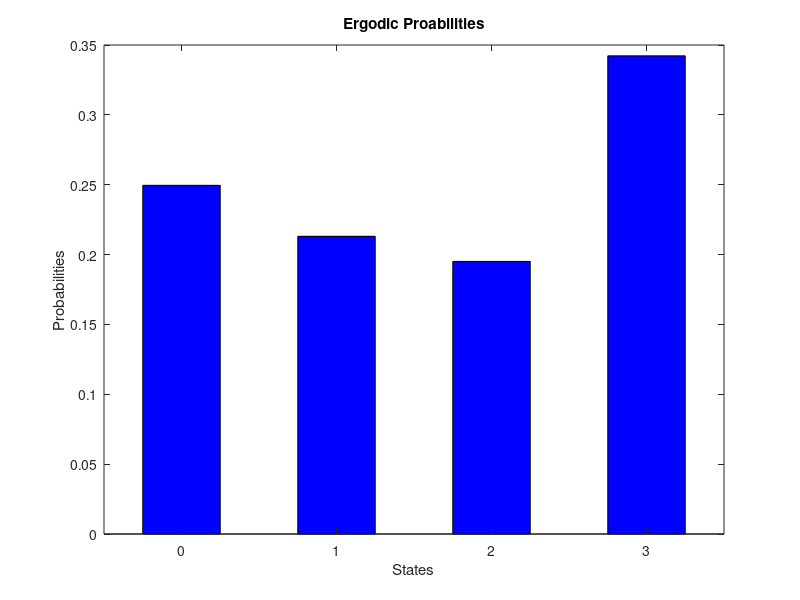

The MATLAB source for this figure:
clc;
clear all;
close all;


lambda = 1;
m1 = 0.8;
m2 = 0.4;

threshold_1a = lambda/(lambda+m1);
threshold_1b = lambda/(lambda+m2);
threshold_2_first = lambda/(lambda+m1+m2);
threshold_2_second = (lambda+m1)/(lambda+m1+m2);

current_state = 0;
arrivals = zeros(1,4);
total_arrivals = 0;
maximum_state_capacity = 2;
previous_mean_clients = 0;
delay_counter = 0;
time = 0;

while 1 > 0
  time = time + 1;
  
  if mod(time,1000) == 0
    for i=1:1:4
      P(i) = arrivals(i)/total_arrivals;
    endfor
    
    delay_counter = delay_counter + 1;

    mean_clients = 0*P(1) + 1*P(2) + 1*P(3) + 2*P(4);   
    
    delay_table(delay_counter) = mean_clients;
    
    if (abs(mean_clients - previous_mean_clients) < 0.00001)
       break;
    endif
    previous_mean_clients = mean_clients;
  endif
  
  random_number = rand(1);
  
  if current_state == 0
      current_state = 1;
      arrivals(1) = arrivals(1) + 1;
      total_arrivals = total_arrivals + 1;
  elseif current_state == 1
    if random_number < threshold_1a
      current_state = 3;
      arrivals(2) = arrivals(2) + 1;
      total_arrivals = total_arrivals + 1;
    else
      current_state = 0;
    endif
  elseif current_state == 2
    if random_number < threshold_1b
      current_state = 3;
      arrivals(3) = arrivals(3) + 1;
      total_arrivals = total_arrivals + 1;
    else
      current_state = 0;
    endif
  else
      if random_number < threshold_2_first
        arrivals(4) = arrivals(4) + 1;
        total_arrivals = total_arrivals + 1;
      elseif (random_number < threshold_2_second) 
        current_state = 2;
      else
        current_state = 1;
      endif
   endif
  
endwhile

display(P(1));
display(P(2));
display(P(3));
display(P(4));
bar([0,1,2,3], P, "b", 0.5);
title("Ergodic Proabilities");
xlabel("States");
ylabel("Probabilities");
mean = 0 * P(1) + 1*(P(2) + P(3)) + 2*P(2)